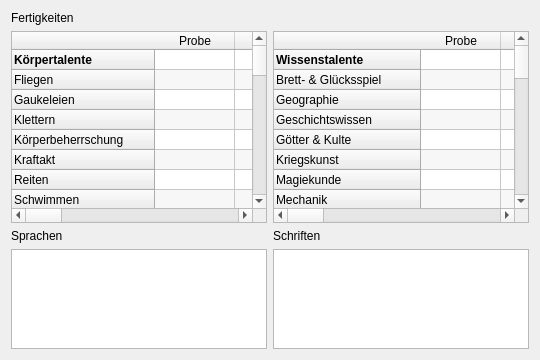
      <widget class="QWidget" name="tabSpielwerte_dsa5">
       <attribute name="title">
        <string>Spielwerte</string>
       </attribute>
       <layout class="QVBoxLayout" name="verticalLayout_16">
        <item>
         <widget class="QLabel" name="label_12">
          <property name="text">
           <string>Fertigkeiten</string>
          </property>
         </widget>
        </item>
        <item>
         <layout class="QHBoxLayout" name="horizontalLayout_8">
          <item>
           <widget class="QTableWidget" name="fertigkeiten1Table_dsa5">
            <property name="editTriggers">
             <set>QAbstractItemView::NoEditTriggers</set>
            </property>
            <property name="alternatingRowColors">
             <bool>true</bool>
            </property>
            <attribute name="horizontalHeaderDefaultSectionSize">
             <number>80</number>
            </attribute>
            <attribute name="horizontalHeaderStretchLastSection">
             <bool>true</bool>
            </attribute>
            <attribute name="verticalHeaderDefaultSectionSize">
             <number>20</number>
            </attribute>
            <attribute name="verticalHeaderStretchLastSection">
             <bool>false</bool>
            </attribute>
            <row>
             <property name="text">
              <string>Körpertalente</string>
             </property>
             <property name="font">
              <font>
               <weight>75</weight>
               <bold>true</bold>
              </font>
             </property>
            </row>
            <row>
             <property name="text">
              <string>Fliegen</string>
             </property>
            </row>
            <row>
             <property name="text">
              <string>Gaukeleien</string>
             </property>
            </row>
            <row>
             <property name="text">
              <string>Klettern</string>
             </property>
            </row>
            <row>
             <property name="text">
              <string>Körperbeherrschung</string>
             </property>
            </row>
            <row>
             <property name="text">
              <string>Kraftakt</string>
             </property>
            </row>
            <row>
             <property name="text">
              <string>Reiten</string>
             </property>
            </row>
            <row>
             <property name="text">
              <string>Schwimmen</string>
             </property>
            </row>
            <row>
             <property name="text">
              <string>Selbstbeherrschung</string>
             </property>
            </row>
            <row>
             <property name="text">
              <string>Singen</string>
             </property>
            </row>
            <row>
             <property name="text">
              <string>Sinnesschärfe</string>
             </property>
            </row>
            <row>
             <property name="text">
              <string>Tanzen</string>
             </property>
            </row>
            <row>
             <property name="text">
              <string>Taschendiebstahl</string>
             </property>
            </row>
            <row>
             <property name="text">
              <string>Verbergen</string>
             </property>
            </row>
            <row>
             <property name="text">
              <string>Zechen</string>
             </property>
            </row>
            <row>
             <property name="text">
              <string/>
             </property>
            </row>
            <row>
             <property name="text">
              <string>Gesellschaftstalente</string>
             </property>
             <property name="font">
              <font>
               <weight>75</weight>
               <bold>true</bold>
              </font>
             </property>
            </row>
            <row>
             <property name="text">
              <string>Bekehren &amp; Überzeugen</string>
             </property>
            </row>
            <row>
             <property name="text">
              <string>Berören</string>
             </property>
            </row>
            <row>
             <property name="text">
              <string>Einschüchtern</string>
             </property>
            </row>
            <row>
             <property name="text">
              <string>Etikette</string>
             </property>
            </row>
            <row>
             <property name="text">
              <string>Gassenwissen</string>
             </property>
            </row>
            <row>
             <property name="text">
              <string>Menschenkenntnis</string>
             </property>
            </row>
            <row>
             <property name="text">
              <string>Überreden</string>
             </property>
            </row>
            <row>
             <property name="text">
              <string>Verkleiden</string>
             </property>
            </row>
            <row>
             <property name="text">
              <string>Willenskraft</string>
             </property>
            </row>
            <row>
             <property name="text">
              <string/>
             </property>
            </row>
            <row>
             <property name="text">
              <string>Naturtalente</string>
             </property>
             <property name="font">
              <font>
               <weight>75</weight>
               <bold>true</bold>
              </font>
             </property>
            </row>
            <row>
             <property name="text">
              <string>Fährtensuchen</string>
             </property>
            </row>
            <row>
             <property name="text">
              <string>Fesseln</string>
             </property>
            </row>
            <row>
             <property name="text">
              <string>Fischen &amp; Angeln</string>
             </property>
            </row>
            <row>
             <property name="text">
              <string>Orientierung</string>
             </property>
            </row>
            <row>
             <property name="text">
              <string>Pflanzenkunde</string>
             </property>
            </row>
            <row>
             <property name="text">
              <string>Tierkunde</string>
             </property>
            </row>
            <row>
             <property name="text">
              <string>Wildnisleben</string>
             </property>
            </row>
            <column>
             <property name="text">
              <string>Probe</string>
             </property>
            </column>
            <column>
             <property name="text">
              <string>BE</string>
             </property>
            </column>
            <column>
             <property name="text">
              <string>Stg.</string>
             </property>
            </column>
            <column>
             <property name="text">
              <string>Fw</string>
             </property>
            </column>
            <column>
             <property name="text">
              <string>R</string>
             </property>
            </column>
            <column>
             <property name="text">
              <string>Anmerkung</string>
             </property>
            </column>
           </widget>
          </item>
          <item>
           <widget class="QTableWidget" name="fertigkeiten2Table_dsa5">
            <property name="editTriggers">
             <set>QAbstractItemView::NoEditTriggers</set>
            </property>
            <property name="alternatingRowColors">
             <bool>true</bool>
            </property>
            <attribute name="horizontalHeaderDefaultSectionSize">
             <number>80</number>
            </attribute>
            <attribute name="horizontalHeaderStretchLastSection">
             <bool>true</bool>
            </attribute>
            <attribute name="verticalHeaderDefaultSectionSize">
             <number>20</number>
            </attribute>
            <attribute name="verticalHeaderStretchLastSection">
             <bool>false</bool>
            </attribute>
            <row>
             <property name="text">
              <string>Wissenstalente</string>
             </property>
             <property name="font">
              <font>
               <weight>75</weight>
               <bold>true</bold>
              </font>
             </property>
            </row>
            <row>
             <property name="text">
              <string>Brett- &amp; Glücksspiel</string>
             </property>
            </row>
            <row>
             <property name="text">
              <string>Geographie</string>
             </property>
            </row>
            <row>
             <property name="text">
              <string>Geschichtswissen</string>
             </property>
            </row>
            <row>
             <property name="text">
              <string>Götter &amp; Kulte</string>
             </property>
            </row>
            <row>
             <property name="text">
              <string>Kriegskunst</string>
             </property>
            </row>
            <row>
             <property name="text">
              <string>Magiekunde</string>
             </property>
            </row>
            <row>
             <property name="text">
              <string>Mechanik</string>
             </property>
            </row>
            <row>
             <property name="text">
              <string>Rechnen</string>
             </property>
            </row>
            <row>
             <property name="text">
              <string>Rechtskunde</string>
             </property>
            </row>
            <row>
             <property name="text">
              <string>Sagen &amp; Legenden</string>
             </property>
            </row>
            <row>
             <property name="text">
              <string>Sphärenkunde</string>
             </property>
            </row>
            <row>
             <property name="text">
              <string>Sternkunde</string>
             </property>
            </row>
            <row>
             <property name="text">
              <string/>
             </property>
            </row>
            <row>
             <property name="text">
              <string>Handwerkstalente</string>
             </property>
             <property name="font">
              <font>
               <weight>75</weight>
               <bold>true</bold>
              </font>
             </property>
            </row>
            <row>
             <property name="text">
              <string>Alchimie</string>
             </property>
            </row>
            <row>
             <property name="text">
              <string>Boote &amp; Schiffe</string>
             </property>
            </row>
            <row>
             <property name="text">
              <string>Fahrzeuge</string>
             </property>
            </row>
            <row>
             <property name="text">
              <string>Handel</string>
             </property>
            </row>
            <row>
             <property name="text">
              <string>Heilkunde Gift</string>
             </property>
            </row>
            <row>
             <property name="text">
              <string>Heilkunde Krankheiten</string>
             </property>
            </row>
            <row>
             <property name="text">
              <string>Heilkunde Seele</string>
             </property>
            </row>
            <row>
             <property name="text">
              <string>Heilkunde Wunden</string>
             </property>
            </row>
            <row>
             <property name="text">
              <string>Holzbearbeitung</string>
             </property>
            </row>
            <row>
             <property name="text">
              <string>Lebensmittelbearbeitung</string>
             </property>
            </row>
            <row>
             <property name="text">
              <string>Lederbearbeitung</string>
             </property>
            </row>
            <row>
             <property name="text">
              <string>Malen &amp; Zeichnen</string>
             </property>
            </row>
            <row>
             <property name="text">
              <string>Metallbearbeitung</string>
             </property>
            </row>
            <row>
             <property name="text">
              <string>Musizieren</string>
             </property>
            </row>
            <row>
             <property name="text">
              <string>Schlösserknacken</string>
             </property>
            </row>
            <row>
             <property name="text">
              <string>Steinbearbeitung</string>
             </property>
            </row>
            <row>
             <property name="text">
              <string>Stoffbearbeitung</string>
             </property>
            </row>
            <column>
             <property name="text">
              <string>Probe</string>
             </property>
            </column>
            <column>
             <property name="text">
              <string>BE</string>
             </property>
            </column>
            <column>
             <property name="text">
              <string>Stg.</string>
             </property>
            </column>
            <column>
             <property name="text">
              <string>Fw</string>
             </property>
            </column>
            <column>
             <property name="text">
              <string>R</string>
             </property>
            </column>
            <column>
             <property name="text">
              <string>Anmerkung</string>
             </property>
            </column>
           </widget>
          </item>
         </layout>
        </item>
        <item>
         <layout class="QHBoxLayout" name="horizontalLayout_9">
          <item>
           <layout class="QVBoxLayout" name="verticalLayout_15">
            <item>
             <widget class="QLabel" name="label_13">
              <property name="text">
               <string>Sprachen</string>
              </property>
             </widget>
            </item>
            <item>
             <widget class="QTableWidget" name="sprachenTable_dsa5">
              <property name="sizePolicy">
               <sizepolicy hsizetype="Expanding" vsizetype="Minimum">
                <horstretch>0</horstretch>
                <verstretch>0</verstretch>
               </sizepolicy>
              </property>
              <property name="maximumSize">
               <size>
                <width>16777215</width>
                <height>100</height>
               </size>
              </property>
              <property name="editTriggers">
               <set>QAbstractItemView::NoEditTriggers</set>
              </property>
              <property name="alternatingRowColors">
               <bool>true</bool>
              </property>
              <property name="columnCount">
               <number>1</number>
              </property>
              <attribute name="horizontalHeaderVisible">
               <bool>false</bool>
              </attribute>
              <attribute name="horizontalHeaderStretchLastSection">
               <bool>true</bool>
              </attribute>
              <attribute name="verticalHeaderVisible">
               <bool>false</bool>
              </attribute>
              <column/>
             </widget>
            </item>
           </layout>
          </item>
          <item>
           <layout class="QVBoxLayout" name="verticalLayout_14">
            <item>
             <widget class="QLabel" name="label_14">
              <property name="text">
               <string>Schriften</string>
              </property>
             </widget>
            </item>
            <item>
             <widget class="QTableWidget" name="schriftenTable_dsa5">
              <property name="sizePolicy">
               <sizepolicy hsizetype="Expanding" vsizetype="Minimum">
                <horstretch>0</horstretch>
                <verstretch>0</verstretch>
               </sizepolicy>
              </property>
              <property name="maximumSize">
               <size>
                <width>16777215</width>
                <height>100</height>
               </size>
              </property>
              <property name="editTriggers">
               <set>QAbstractItemView::NoEditTriggers</set>
              </property>
              <property name="alternatingRowColors">
               <bool>true</bool>
              </property>
              <property name="columnCount">
               <number>1</number>
              </property>
              <attribute name="horizontalHeaderVisible">
               <bool>false</bool>
              </attribute>
              <attribute name="horizontalHeaderStretchLastSection">
               <bool>true</bool>
              </attribute>
              <attribute name="verticalHeaderVisible">
               <bool>false</bool>
              </attribute>
              <column/>
             </widget>
            </item>
           </layout>
          </item>
         </layout>
        </item>
       </layout>
      </widget>
